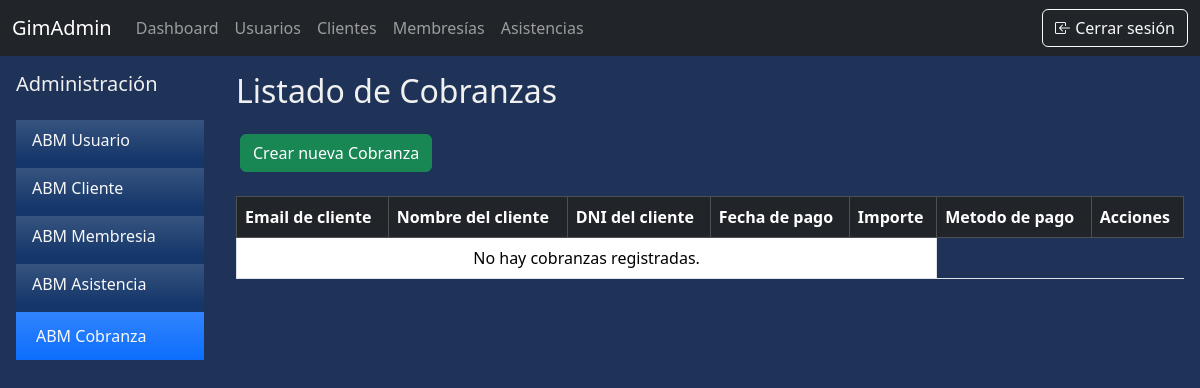
Page /abm/cobranza/ (signed in) on the earlier database version.
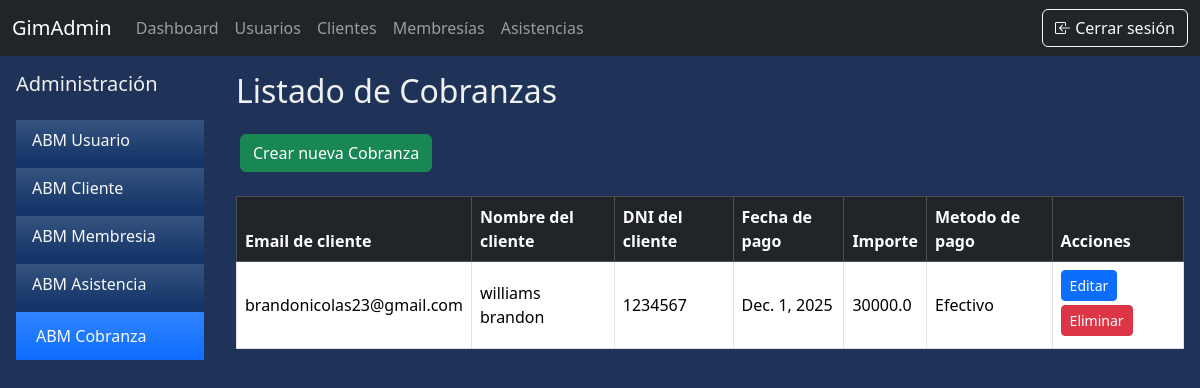
Same page on the later database version.
### apps/abm/models.py (models this page shows, shortened)
class Cobranza(models.Model):
    METODO_PAGO = [
        ('Efectivo','Efectivo'),
        ('Tarjeta','Tarjeta'),
        ('Transferencia', 'Transferencia')
    ]
    fecha_pago = models.DateField(auto_now_add=True)
    importe = models.FloatField(null=False)
    membresia = models.ForeignKey(Membresia, on_delete=models.CASCADE, null=False, related_name='membresia')
    metodo_pago = models.CharField(max_length=30, choices=METODO_PAGO)

class Membresia(models.Model):
    ESTADO_MEMBRESIA = [
        ('Activa', 'Activa'),
        ('Adeuda', 'Adeuda'),
        ('Baja'  , 'Baja'),
    ]
    cliente = models.OneToOneField(Cliente, on_delete=models.CASCADE, null=False, related_name='membresia_cliente')
    fecha_inicio = models.DateField(null=False)
    fecha_fin = models.DateField(null=False)
    estado = models.CharField(max_length=50, choices=ESTADO_MEMBRESIA)

class Cliente(models.Model):
    usuario = models.OneToOneField(UserProfile, on_delete=models.CASCADE, null=False, related_name='cliente_usuario')
    altura = models.IntegerField()
    peso = models.FloatField()
    objetivo = models.CharField(max_length=300, null=False, default="", blank=True)
    avatar = models.ImageField(upload_to='avatars/', null=True, blank=True, default='avatars/default.jpg')

class UserProfile(models.Model):
    user = models.OneToOneField(User, null=False, on_delete=models.CASCADE, related_name='user_usuario')
    dni = models.IntegerField(unique=True, null=False)
    telefono = models.CharField(max_length=50)
    domicilio = models.CharField(max_length=150)
    fecha_nac = models.DateField()
    first_login = models.BooleanField(default=True)

### apps/abm/views.py (the view)
# urls.py: path('cobranza/', views.lista_cobranzas, name='cobranza_listar'),
@staff_member_required(login_url='/permisos_insuficientes/')
def lista_cobranzas(request):
    contexto = {
        'cobranzas': Cobranza.objects.all()
    }
    return render(request, 'lista_cobranzas.html', contexto)

### apps/abm/templates/lista_cobranzas.html (shortened to what this page needs)
{% extends "base.html" %}
{% block content %}
<div class="d-flex">
    {% include 'sidebar.html' %}
    <div class="flex-grow-1 p-3 justify-content-end flex-column">
        <h2 class="mb-4">Listado de Cobranzas</h2>
        <div>
            <a class="p-1" href="{% url 'cobranza_elegir' %}">
                <button type="button" class="btn btn-success" >Crear nueva Cobranza</button>
            </a>
        </div>
        <br>
        <table class="table table-bordered table-hover align-middle" {% if cobranzas %}id="tablaCobranzas"{% endif %} >
            <thead class="table-dark bg-gradient">
                <tr>
                    <th>Email de cliente</th>
                    <th>Nombre del cliente</th>
                    <th>DNI del cliente</th>
                    <th>Fecha de pago</th>
                    <th>Importe</th>
                    <th>Metodo de pago</th>
                    <th>Acciones</th>
                </tr>
            </thead>
            <tbody>
                {% for cobranza in cobranzas %}
                <tr>
                    <td>{{ cobranza.membresia.cliente.usuario.user.username }}</td>
                    <td>{{ cobranza.membresia.cliente.usuario.user.last_name }} {{ cobranza.membresia.cliente.usuario.user.first_name }}</td>
                    <td>{{ cobranza.membresia.cliente.usuario.dni }}</td>
                    <td>{{ cobranza.fecha_pago }}</td>
                    <td>{{ cobranza.importe }}</td>
                    <td>{{ cobranza.metodo_pago }}</td>
                    <td>
                        <a href="{% url 'cobranza_editar' pk=cobranza.id %}">
                        <button type="button" class="btn btn-sm btn-primary mb-1" href="">Editar</button></a>
                        <a href="{% url 'cobranza_eliminar' pk=cobranza.id %}">
                        <button type="button" class="btn btn-sm btn-danger mb-1">Eliminar</button></a>
                    </td>
                </tr>
                {% empty %}
                    <tr>
                        <td colspan="5" class="text-center">No hay cobranzas registradas.</td>
                    </tr>
                {% endfor %}
        </tbody>
        </table>
    </div>
</div>
{% endblock %}

Differences in the rows shown:
added Cobranza: membresia.cliente.usuario.user.username "brandonicolas23@gmail.com", membresia.cliente.usuario.user.last_name "williams", membresia.cliente.usuario.user.first_name "brandon", membresia.cliente.usuario.dni "1234567", fecha_pago "Dec. 1, 2025", importe "30000.0", metodo_pago "Efectivo"
Other differences:
text no longer shown: "No hay cobranzas registradas."
